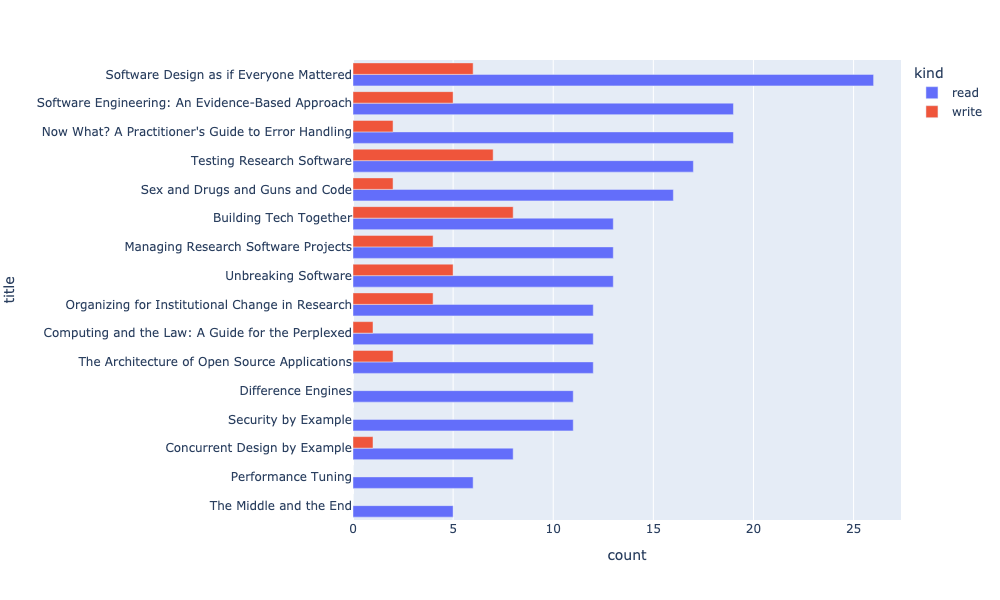

This figure's Python source:
from collections import Counter
import csv
import pandas as pd
import plotly.express as px
import sys

columns = [
    "timestamp",
    "read",
    "write",
    "background",
    "email",
]
keys = {c: i for i, c in enumerate(columns)}

reader = csv.reader(sys.stdin)
to_read = Counter()
to_write = Counter()
for i, line in enumerate(reader):
    if i == 0:
        continue
    for src, coll in (("read", to_read), ("write", to_write)):
        for name in [x.strip() for x in line[keys[src]].split(",")]:
            if name:
                coll[name] += 1

result = {
    "title": [],
    "kind": [],
    "count": []
}
for title in sorted(set(to_read.keys()) | set(to_write.keys()), key=lambda x: to_read.get(x, 0)):
    for (kind, source) in (("read", to_read), ("write", to_write)):
        result["title"].append(title)
        result["kind"].append(kind)
        result["count"].append(source.get(title, 0))

df = pd.DataFrame(data=result)
fig = px.bar(df, y="title", x="count", color="kind", barmode="group", width=1000, height=600)
fig.show()
fig.write_image("unwritten-2024-01.png")
fig.write_image("unwritten-2024-01.svg")
